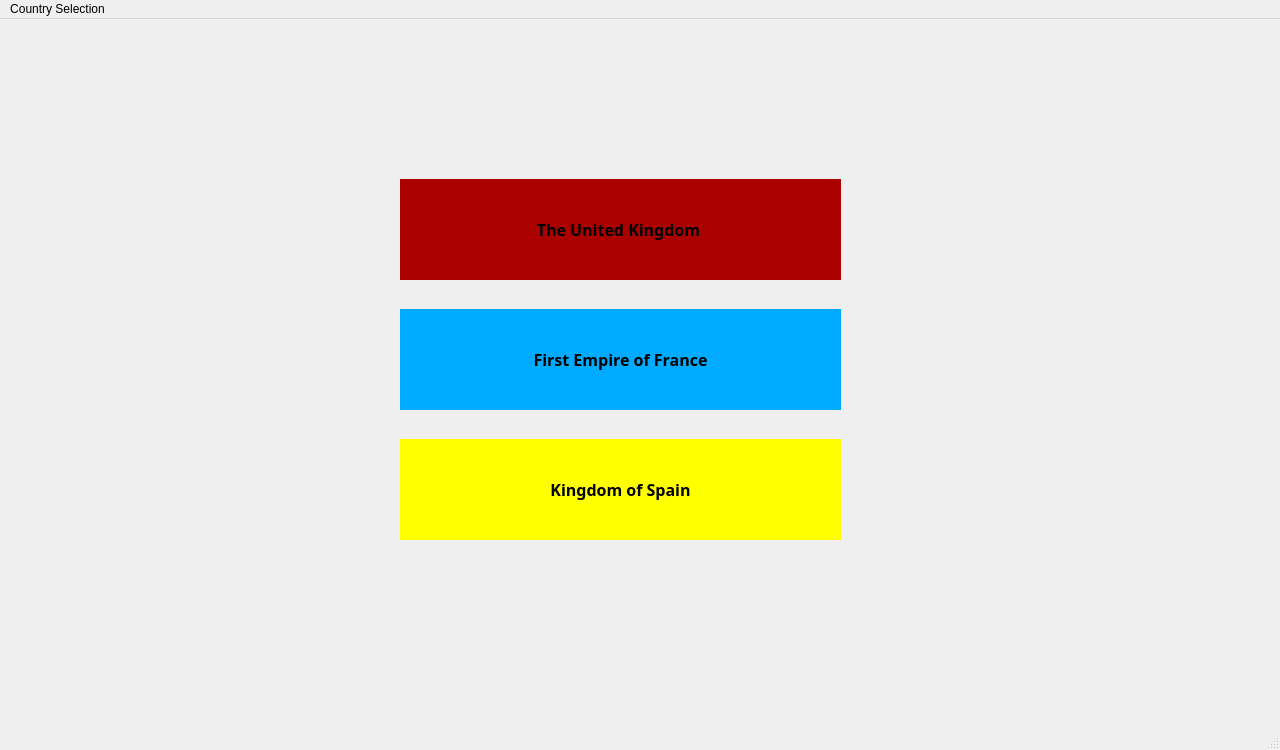
<?xml version="1.0" encoding="UTF-8"?>
<ui version="4.0">
 <class>CountrySelectionWindow</class>
 <widget class="QMainWindow" name="CountrySelectionWindow">
  <property name="geometry">
   <rect>
    <x>0</x>
    <y>0</y>
    <width>1280</width>
    <height>750</height>
   </rect>
  </property>
  <property name="windowTitle">
   <string>MainWindow</string>
  </property>
  <widget class="QWidget" name="centralwidget">
   <widget class="QPushButton" name="England_Button">
    <property name="geometry">
     <rect>
      <x>400</x>
      <y>160</y>
      <width>441</width>
      <height>101</height>
     </rect>
    </property>
    <property name="palette">
     <palette>
      <active>
       <colorrole role="WindowText">
        <brush brushstyle="SolidPattern">
         <color alpha="255">
          <red>0</red>
          <green>0</green>
          <blue>0</blue>
         </color>
        </brush>
       </colorrole>
       <colorrole role="Button">
        <brush brushstyle="SolidPattern">
         <color alpha="255">
          <red>170</red>
          <green>0</green>
          <blue>0</blue>
         </color>
        </brush>
       </colorrole>
       <colorrole role="Light">
        <brush brushstyle="SolidPattern">
         <color alpha="255">
          <red>255</red>
          <green>0</green>
          <blue>0</blue>
         </color>
        </brush>
       </colorrole>
       <colorrole role="Midlight">
        <brush brushstyle="SolidPattern">
         <color alpha="255">
          <red>212</red>
          <green>0</green>
          <blue>0</blue>
         </color>
        </brush>
       </colorrole>
       <colorrole role="Dark">
        <brush brushstyle="SolidPattern">
         <color alpha="255">
          <red>85</red>
          <green>0</green>
          <blue>0</blue>
         </color>
        </brush>
       </colorrole>
       <colorrole role="Mid">
        <brush brushstyle="SolidPattern">
         <color alpha="255">
          <red>113</red>
          <green>0</green>
          <blue>0</blue>
         </color>
        </brush>
       </colorrole>
       <colorrole role="Text">
        <brush brushstyle="SolidPattern">
         <color alpha="255">
          <red>0</red>
          <green>0</green>
          <blue>0</blue>
         </color>
        </brush>
       </colorrole>
       <colorrole role="BrightText">
        <brush brushstyle="SolidPattern">
         <color alpha="255">
          <red>255</red>
          <green>255</green>
          <blue>255</blue>
         </color>
        </brush>
       </colorrole>
       <colorrole role="ButtonText">
        <brush brushstyle="SolidPattern">
         <color alpha="255">
          <red>0</red>
          <green>0</green>
          <blue>0</blue>
         </color>
        </brush>
       </colorrole>
       <colorrole role="Base">
        <brush brushstyle="SolidPattern">
         <color alpha="255">
          <red>255</red>
          <green>255</green>
          <blue>255</blue>
         </color>
        </brush>
       </colorrole>
       <colorrole role="Window">
        <brush brushstyle="SolidPattern">
         <color alpha="255">
          <red>170</red>
          <green>0</green>
          <blue>0</blue>
         </color>
        </brush>
       </colorrole>
       <colorrole role="Shadow">
        <brush brushstyle="SolidPattern">
         <color alpha="255">
          <red>0</red>
          <green>0</green>
          <blue>0</blue>
         </color>
        </brush>
       </colorrole>
       <colorrole role="AlternateBase">
        <brush brushstyle="SolidPattern">
         <color alpha="255">
          <red>212</red>
          <green>127</green>
          <blue>127</blue>
         </color>
        </brush>
       </colorrole>
       <colorrole role="ToolTipBase">
        <brush brushstyle="SolidPattern">
         <color alpha="255">
          <red>255</red>
          <green>255</green>
          <blue>220</blue>
         </color>
        </brush>
       </colorrole>
       <colorrole role="ToolTipText">
        <brush brushstyle="SolidPattern">
         <color alpha="255">
          <red>0</red>
          <green>0</green>
          <blue>0</blue>
         </color>
        </brush>
       </colorrole>
      </active>
      <inactive>
       <colorrole role="WindowText">
        <brush brushstyle="SolidPattern">
         <color alpha="255">
          <red>0</red>
          <green>0</green>
          <blue>0</blue>
         </color>
        </brush>
       </colorrole>
       <colorrole role="Button">
        <brush brushstyle="SolidPattern">
         <color alpha="255">
          <red>170</red>
          <green>0</green>
          <blue>0</blue>
         </color>
        </brush>
       </colorrole>
       <colorrole role="Light">
        <brush brushstyle="SolidPattern">
         <color alpha="255">
          <red>255</red>
          <green>0</green>
          <blue>0</blue>
         </color>
        </brush>
       </colorrole>
       <colorrole role="Midlight">
        <brush brushstyle="SolidPattern">
         <color alpha="255">
          <red>212</red>
          <green>0</green>
          <blue>0</blue>
         </color>
        </brush>
       </colorrole>
       <colorrole role="Dark">
        <brush brushstyle="SolidPattern">
         <color alpha="255">
          <red>85</red>
          <green>0</green>
          <blue>0</blue>
         </color>
        </brush>
       </colorrole>
       <colorrole role="Mid">
        <brush brushstyle="SolidPattern">
         <color alpha="255">
          <red>113</red>
          <green>0</green>
          <blue>0</blue>
         </color>
        </brush>
       </colorrole>
       <colorrole role="Text">
        <brush brushstyle="SolidPattern">
         <color alpha="255">
          <red>0</red>
          <green>0</green>
          <blue>0</blue>
         </color>
        </brush>
       </colorrole>
       <colorrole role="BrightText">
        <brush brushstyle="SolidPattern">
         <color alpha="255">
          <red>255</red>
          <green>255</green>
          <blue>255</blue>
         </color>
        </brush>
       </colorrole>
       <colorrole role="ButtonText">
        <brush brushstyle="SolidPattern">
         <color alpha="255">
          <red>0</red>
          <green>0</green>
          <blue>0</blue>
         </color>
        </brush>
       </colorrole>
       <colorrole role="Base">
        <brush brushstyle="SolidPattern">
         <color alpha="255">
          <red>255</red>
          <green>255</green>
          <blue>255</blue>
         </color>
        </brush>
       </colorrole>
       <colorrole role="Window">
        <brush brushstyle="SolidPattern">
         <color alpha="255">
          <red>170</red>
          <green>0</green>
          <blue>0</blue>
         </color>
        </brush>
       </colorrole>
       <colorrole role="Shadow">
        <brush brushstyle="SolidPattern">
         <color alpha="255">
          <red>0</red>
          <green>0</green>
          <blue>0</blue>
         </color>
        </brush>
       </colorrole>
       <colorrole role="AlternateBase">
        <brush brushstyle="SolidPattern">
         <color alpha="255">
          <red>212</red>
          <green>127</green>
          <blue>127</blue>
         </color>
        </brush>
       </colorrole>
       <colorrole role="ToolTipBase">
        <brush brushstyle="SolidPattern">
         <color alpha="255">
          <red>255</red>
          <green>255</green>
          <blue>220</blue>
         </color>
        </brush>
       </colorrole>
       <colorrole role="ToolTipText">
        <brush brushstyle="SolidPattern">
         <color alpha="255">
          <red>0</red>
          <green>0</green>
          <blue>0</blue>
         </color>
        </brush>
       </colorrole>
      </inactive>
      <disabled>
       <colorrole role="WindowText">
        <brush brushstyle="SolidPattern">
         <color alpha="255">
          <red>85</red>
          <green>0</green>
          <blue>0</blue>
         </color>
        </brush>
       </colorrole>
       <colorrole role="Button">
        <brush brushstyle="SolidPattern">
         <color alpha="255">
          <red>170</red>
          <green>0</green>
          <blue>0</blue>
         </color>
        </brush>
       </colorrole>
       <colorrole role="Light">
        <brush brushstyle="SolidPattern">
         <color alpha="255">
          <red>255</red>
          <green>0</green>
          <blue>0</blue>
         </color>
        </brush>
       </colorrole>
       <colorrole role="Midlight">
        <brush brushstyle="SolidPattern">
         <color alpha="255">
          <red>212</red>
          <green>0</green>
          <blue>0</blue>
         </color>
        </brush>
       </colorrole>
       <colorrole role="Dark">
        <brush brushstyle="SolidPattern">
         <color alpha="255">
          <red>85</red>
          <green>0</green>
          <blue>0</blue>
         </color>
        </brush>
       </colorrole>
       <colorrole role="Mid">
        <brush brushstyle="SolidPattern">
         <color alpha="255">
          <red>113</red>
          <green>0</green>
          <blue>0</blue>
         </color>
        </brush>
       </colorrole>
       <colorrole role="Text">
        <brush brushstyle="SolidPattern">
         <color alpha="255">
          <red>85</red>
          <green>0</green>
          <blue>0</blue>
         </color>
        </brush>
       </colorrole>
       <colorrole role="BrightText">
        <brush brushstyle="SolidPattern">
         <color alpha="255">
          <red>255</red>
          <green>255</green>
          <blue>255</blue>
         </color>
        </brush>
       </colorrole>
       <colorrole role="ButtonText">
        <brush brushstyle="SolidPattern">
         <color alpha="255">
          <red>85</red>
          <green>0</green>
          <blue>0</blue>
         </color>
        </brush>
       </colorrole>
       <colorrole role="Base">
        <brush brushstyle="SolidPattern">
         <color alpha="255">
          <red>170</red>
          <green>0</green>
          <blue>0</blue>
         </color>
        </brush>
       </colorrole>
       <colorrole role="Window">
        <brush brushstyle="SolidPattern">
         <color alpha="255">
          <red>170</red>
          <green>0</green>
          <blue>0</blue>
         </color>
        </brush>
       </colorrole>
       <colorrole role="Shadow">
        <brush brushstyle="SolidPattern">
         <color alpha="255">
          <red>0</red>
          <green>0</green>
          <blue>0</blue>
         </color>
        </brush>
       </colorrole>
       <colorrole role="AlternateBase">
        <brush brushstyle="SolidPattern">
         <color alpha="255">
          <red>170</red>
          <green>0</green>
          <blue>0</blue>
         </color>
        </brush>
       </colorrole>
       <colorrole role="ToolTipBase">
        <brush brushstyle="SolidPattern">
         <color alpha="255">
          <red>255</red>
          <green>255</green>
          <blue>220</blue>
         </color>
        </brush>
       </colorrole>
       <colorrole role="ToolTipText">
        <brush brushstyle="SolidPattern">
         <color alpha="255">
          <red>0</red>
          <green>0</green>
          <blue>0</blue>
         </color>
        </brush>
       </colorrole>
      </disabled>
     </palette>
    </property>
    <property name="font">
     <font>
      <family>Berlin Sans FB</family>
      <pointsize>12</pointsize>
      <weight>75</weight>
      <bold>true</bold>
     </font>
    </property>
    <property name="autoFillBackground">
     <bool>true</bool>
    </property>
    <property name="text">
     <string>The United Kingdom </string>
    </property>
    <property name="flat">
     <bool>true</bool>
    </property>
   </widget>
   <widget class="QPushButton" name="France_Button">
    <property name="geometry">
     <rect>
      <x>400</x>
      <y>290</y>
      <width>441</width>
      <height>101</height>
     </rect>
    </property>
    <property name="palette">
     <palette>
      <active>
       <colorrole role="WindowText">
        <brush brushstyle="SolidPattern">
         <color alpha="255">
          <red>0</red>
          <green>0</green>
          <blue>0</blue>
         </color>
        </brush>
       </colorrole>
       <colorrole role="Button">
        <brush brushstyle="SolidPattern">
         <color alpha="255">
          <red>0</red>
          <green>170</green>
          <blue>255</blue>
         </color>
        </brush>
       </colorrole>
       <colorrole role="Light">
        <brush brushstyle="SolidPattern">
         <color alpha="255">
          <red>127</red>
          <green>213</green>
          <blue>255</blue>
         </color>
        </brush>
       </colorrole>
       <colorrole role="Midlight">
        <brush brushstyle="SolidPattern">
         <color alpha="255">
          <red>63</red>
          <green>191</green>
          <blue>255</blue>
         </color>
        </brush>
       </colorrole>
       <colorrole role="Dark">
        <brush brushstyle="SolidPattern">
         <color alpha="255">
          <red>0</red>
          <green>85</green>
          <blue>127</blue>
         </color>
        </brush>
       </colorrole>
       <colorrole role="Mid">
        <brush brushstyle="SolidPattern">
         <color alpha="255">
          <red>0</red>
          <green>113</green>
          <blue>170</blue>
         </color>
        </brush>
       </colorrole>
       <colorrole role="Text">
        <brush brushstyle="SolidPattern">
         <color alpha="255">
          <red>0</red>
          <green>0</green>
          <blue>0</blue>
         </color>
        </brush>
       </colorrole>
       <colorrole role="BrightText">
        <brush brushstyle="SolidPattern">
         <color alpha="255">
          <red>255</red>
          <green>255</green>
          <blue>255</blue>
         </color>
        </brush>
       </colorrole>
       <colorrole role="ButtonText">
        <brush brushstyle="SolidPattern">
         <color alpha="255">
          <red>0</red>
          <green>0</green>
          <blue>0</blue>
         </color>
        </brush>
       </colorrole>
       <colorrole role="Base">
        <brush brushstyle="SolidPattern">
         <color alpha="255">
          <red>255</red>
          <green>255</green>
          <blue>255</blue>
         </color>
        </brush>
       </colorrole>
       <colorrole role="Window">
        <brush brushstyle="SolidPattern">
         <color alpha="255">
          <red>0</red>
          <green>170</green>
          <blue>255</blue>
         </color>
        </brush>
       </colorrole>
       <colorrole role="Shadow">
        <brush brushstyle="SolidPattern">
         <color alpha="255">
          <red>0</red>
          <green>0</green>
          <blue>0</blue>
         </color>
        </brush>
       </colorrole>
       <colorrole role="AlternateBase">
        <brush brushstyle="SolidPattern">
         <color alpha="255">
          <red>127</red>
          <green>212</green>
          <blue>255</blue>
         </color>
        </brush>
       </colorrole>
       <colorrole role="ToolTipBase">
        <brush brushstyle="SolidPattern">
         <color alpha="255">
          <red>255</red>
          <green>255</green>
          <blue>220</blue>
         </color>
        </brush>
       </colorrole>
       <colorrole role="ToolTipText">
        <brush brushstyle="SolidPattern">
         <color alpha="255">
          <red>0</red>
          <green>0</green>
          <blue>0</blue>
         </color>
        </brush>
       </colorrole>
      </active>
      <inactive>
       <colorrole role="WindowText">
        <brush brushstyle="SolidPattern">
         <color alpha="255">
          <red>0</red>
          <green>0</green>
          <blue>0</blue>
         </color>
        </brush>
       </colorrole>
       <colorrole role="Button">
        <brush brushstyle="SolidPattern">
         <color alpha="255">
          <red>0</red>
          <green>170</green>
          <blue>255</blue>
         </color>
        </brush>
       </colorrole>
       <colorrole role="Light">
        <brush brushstyle="SolidPattern">
         <color alpha="255">
          <red>127</red>
          <green>213</green>
          <blue>255</blue>
         </color>
        </brush>
       </colorrole>
       <colorrole role="Midlight">
        <brush brushstyle="SolidPattern">
         <color alpha="255">
          <red>63</red>
          <green>191</green>
          <blue>255</blue>
         </color>
        </brush>
       </colorrole>
       <colorrole role="Dark">
        <brush brushstyle="SolidPattern">
         <color alpha="255">
          <red>0</red>
          <green>85</green>
          <blue>127</blue>
         </color>
        </brush>
       </colorrole>
       <colorrole role="Mid">
        <brush brushstyle="SolidPattern">
         <color alpha="255">
          <red>0</red>
          <green>113</green>
          <blue>170</blue>
         </color>
        </brush>
       </colorrole>
       <colorrole role="Text">
        <brush brushstyle="SolidPattern">
         <color alpha="255">
          <red>0</red>
          <green>0</green>
          <blue>0</blue>
         </color>
        </brush>
       </colorrole>
       <colorrole role="BrightText">
        <brush brushstyle="SolidPattern">
         <color alpha="255">
          <red>255</red>
          <green>255</green>
          <blue>255</blue>
         </color>
        </brush>
       </colorrole>
       <colorrole role="ButtonText">
        <brush brushstyle="SolidPattern">
         <color alpha="255">
          <red>0</red>
          <green>0</green>
          <blue>0</blue>
         </color>
        </brush>
       </colorrole>
       <colorrole role="Base">
        <brush brushstyle="SolidPattern">
         <color alpha="255">
          <red>255</red>
          <green>255</green>
          <blue>255</blue>
         </color>
        </brush>
       </colorrole>
       <colorrole role="Window">
        <brush brushstyle="SolidPattern">
         <color alpha="255">
          <red>0</red>
          <green>170</green>
          <blue>255</blue>
         </color>
        </brush>
       </colorrole>
       <colorrole role="Shadow">
        <brush brushstyle="SolidPattern">
         <color alpha="255">
          <red>0</red>
          <green>0</green>
          <blue>0</blue>
         </color>
        </brush>
       </colorrole>
       <colorrole role="AlternateBase">
        <brush brushstyle="SolidPattern">
         <color alpha="255">
          <red>127</red>
          <green>212</green>
          <blue>255</blue>
         </color>
        </brush>
       </colorrole>
       <colorrole role="ToolTipBase">
        <brush brushstyle="SolidPattern">
         <color alpha="255">
          <red>255</red>
          <green>255</green>
          <blue>220</blue>
         </color>
        </brush>
       </colorrole>
       <colorrole role="ToolTipText">
        <brush brushstyle="SolidPattern">
         <color alpha="255">
          <red>0</red>
          <green>0</green>
          <blue>0</blue>
         </color>
        </brush>
       </colorrole>
      </inactive>
      <disabled>
       <colorrole role="WindowText">
        <brush brushstyle="SolidPattern">
         <color alpha="255">
          <red>0</red>
          <green>85</green>
          <blue>127</blue>
         </color>
        </brush>
       </colorrole>
       <colorrole role="Button">
        <brush brushstyle="SolidPattern">
         <color alpha="255">
          <red>0</red>
          <green>170</green>
          <blue>255</blue>
         </color>
        </brush>
       </colorrole>
       <colorrole role="Light">
        <brush brushstyle="SolidPattern">
         <color alpha="255">
          <red>127</red>
          <green>213</green>
          <blue>255</blue>
         </color>
        </brush>
       </colorrole>
       <colorrole role="Midlight">
        <brush brushstyle="SolidPattern">
         <color alpha="255">
          <red>63</red>
          <green>191</green>
          <blue>255</blue>
         </color>
        </brush>
       </colorrole>
       <colorrole role="Dark">
        <brush brushstyle="SolidPattern">
         <color alpha="255">
          <red>0</red>
          <green>85</green>
          <blue>127</blue>
         </color>
        </brush>
       </colorrole>
       <colorrole role="Mid">
        <brush brushstyle="SolidPattern">
         <color alpha="255">
          <red>0</red>
          <green>113</green>
          <blue>170</blue>
         </color>
        </brush>
       </colorrole>
       <colorrole role="Text">
        <brush brushstyle="SolidPattern">
         <color alpha="255">
          <red>0</red>
          <green>85</green>
          <blue>127</blue>
         </color>
        </brush>
       </colorrole>
       <colorrole role="BrightText">
        <brush brushstyle="SolidPattern">
         <color alpha="255">
          <red>255</red>
          <green>255</green>
          <blue>255</blue>
         </color>
        </brush>
       </colorrole>
       <colorrole role="ButtonText">
        <brush brushstyle="SolidPattern">
         <color alpha="255">
          <red>0</red>
          <green>85</green>
          <blue>127</blue>
         </color>
        </brush>
       </colorrole>
       <colorrole role="Base">
        <brush brushstyle="SolidPattern">
         <color alpha="255">
          <red>0</red>
          <green>170</green>
          <blue>255</blue>
         </color>
        </brush>
       </colorrole>
       <colorrole role="Window">
        <brush brushstyle="SolidPattern">
         <color alpha="255">
          <red>0</red>
          <green>170</green>
          <blue>255</blue>
         </color>
        </brush>
       </colorrole>
       <colorrole role="Shadow">
        <brush brushstyle="SolidPattern">
         <color alpha="255">
          <red>0</red>
          <green>0</green>
          <blue>0</blue>
         </color>
        </brush>
       </colorrole>
       <colorrole role="AlternateBase">
        <brush brushstyle="SolidPattern">
         <color alpha="255">
          <red>0</red>
          <green>170</green>
          <blue>255</blue>
         </color>
        </brush>
       </colorrole>
       <colorrole role="ToolTipBase">
        <brush brushstyle="SolidPattern">
         <color alpha="255">
          <red>255</red>
          <green>255</green>
          <blue>220</blue>
         </color>
        </brush>
       </colorrole>
       <colorrole role="ToolTipText">
        <brush brushstyle="SolidPattern">
         <color alpha="255">
          <red>0</red>
          <green>0</green>
          <blue>0</blue>
         </color>
        </brush>
       </colorrole>
      </disabled>
     </palette>
    </property>
    <property name="font">
     <font>
      <family>Berlin Sans FB</family>
      <pointsize>12</pointsize>
      <weight>75</weight>
      <bold>true</bold>
     </font>
    </property>
    <property name="autoFillBackground">
     <bool>true</bool>
    </property>
    <property name="text">
     <string>First Empire of France</string>
    </property>
    <property name="flat">
     <bool>true</bool>
    </property>
   </widget>
   <widget class="QPushButton" name="Spain_Button">
    <property name="geometry">
     <rect>
      <x>400</x>
      <y>420</y>
      <width>441</width>
      <height>101</height>
     </rect>
    </property>
    <property name="palette">
     <palette>
      <active>
       <colorrole role="WindowText">
        <brush brushstyle="SolidPattern">
         <color alpha="255">
          <red>0</red>
          <green>0</green>
          <blue>0</blue>
         </color>
        </brush>
       </colorrole>
       <colorrole role="Button">
        <brush brushstyle="SolidPattern">
         <color alpha="255">
          <red>255</red>
          <green>255</green>
          <blue>0</blue>
         </color>
        </brush>
       </colorrole>
       <colorrole role="Light">
        <brush brushstyle="SolidPattern">
         <color alpha="255">
          <red>255</red>
          <green>255</green>
          <blue>127</blue>
         </color>
        </brush>
       </colorrole>
       <colorrole role="Midlight">
        <brush brushstyle="SolidPattern">
         <color alpha="255">
          <red>255</red>
          <green>255</green>
          <blue>63</blue>
         </color>
        </brush>
       </colorrole>
       <colorrole role="Dark">
        <brush brushstyle="SolidPattern">
         <color alpha="255">
          <red>127</red>
          <green>127</green>
          <blue>0</blue>
         </color>
        </brush>
       </colorrole>
       <colorrole role="Mid">
        <brush brushstyle="SolidPattern">
         <color alpha="255">
          <red>170</red>
          <green>170</green>
          <blue>0</blue>
         </color>
        </brush>
       </colorrole>
       <colorrole role="Text">
        <brush brushstyle="SolidPattern">
         <color alpha="255">
          <red>0</red>
          <green>0</green>
          <blue>0</blue>
         </color>
        </brush>
       </colorrole>
       <colorrole role="BrightText">
        <brush brushstyle="SolidPattern">
         <color alpha="255">
          <red>255</red>
          <green>255</green>
          <blue>255</blue>
         </color>
        </brush>
       </colorrole>
       <colorrole role="ButtonText">
        <brush brushstyle="SolidPattern">
         <color alpha="255">
          <red>0</red>
          <green>0</green>
          <blue>0</blue>
         </color>
        </brush>
       </colorrole>
       <colorrole role="Base">
        <brush brushstyle="SolidPattern">
         <color alpha="255">
          <red>255</red>
          <green>255</green>
          <blue>255</blue>
         </color>
        </brush>
       </colorrole>
       <colorrole role="Window">
        <brush brushstyle="SolidPattern">
         <color alpha="255">
          <red>255</red>
          <green>255</green>
          <blue>0</blue>
         </color>
        </brush>
       </colorrole>
       <colorrole role="Shadow">
        <brush brushstyle="SolidPattern">
         <color alpha="255">
          <red>0</red>
          <green>0</green>
          <blue>0</blue>
         </color>
        </brush>
       </colorrole>
       <colorrole role="AlternateBase">
        <brush brushstyle="SolidPattern">
         <color alpha="255">
          <red>255</red>
          <green>255</green>
          <blue>127</blue>
         </color>
        </brush>
       </colorrole>
       <colorrole role="ToolTipBase">
        <brush brushstyle="SolidPattern">
         <color alpha="255">
          <red>255</red>
          <green>255</green>
          <blue>220</blue>
         </color>
        </brush>
       </colorrole>
       <colorrole role="ToolTipText">
        <brush brushstyle="SolidPattern">
         <color alpha="255">
          <red>0</red>
          <green>0</green>
          <blue>0</blue>
         </color>
        </brush>
       </colorrole>
      </active>
      <inactive>
       <colorrole role="WindowText">
        <brush brushstyle="SolidPattern">
         <color alpha="255">
          <red>0</red>
          <green>0</green>
          <blue>0</blue>
         </color>
        </brush>
       </colorrole>
       <colorrole role="Button">
        <brush brushstyle="SolidPattern">
         <color alpha="255">
          <red>255</red>
          <green>255</green>
          <blue>0</blue>
         </color>
        </brush>
       </colorrole>
       <colorrole role="Light">
        <brush brushstyle="SolidPattern">
         <color alpha="255">
          <red>255</red>
          <green>255</green>
          <blue>127</blue>
         </color>
        </brush>
       </colorrole>
       <colorrole role="Midlight">
        <brush brushstyle="SolidPattern">
         <color alpha="255">
          <red>255</red>
          <green>255</green>
          <blue>63</blue>
         </color>
        </brush>
       </colorrole>
       <colorrole role="Dark">
        <brush brushstyle="SolidPattern">
         <color alpha="255">
          <red>127</red>
          <green>127</green>
          <blue>0</blue>
         </color>
        </brush>
       </colorrole>
       <colorrole role="Mid">
        <brush brushstyle="SolidPattern">
         <color alpha="255">
          <red>170</red>
          <green>170</green>
          <blue>0</blue>
         </color>
        </brush>
       </colorrole>
       <colorrole role="Text">
        <brush brushstyle="SolidPattern">
         <color alpha="255">
          <red>0</red>
          <green>0</green>
          <blue>0</blue>
         </color>
        </brush>
       </colorrole>
       <colorrole role="BrightText">
        <brush brushstyle="SolidPattern">
         <color alpha="255">
          <red>255</red>
          <green>255</green>
          <blue>255</blue>
         </color>
        </brush>
       </colorrole>
       <colorrole role="ButtonText">
        <brush brushstyle="SolidPattern">
         <color alpha="255">
          <red>0</red>
          <green>0</green>
          <blue>0</blue>
         </color>
        </brush>
       </colorrole>
       <colorrole role="Base">
        <brush brushstyle="SolidPattern">
         <color alpha="255">
          <red>255</red>
          <green>255</green>
          <blue>255</blue>
         </color>
        </brush>
       </colorrole>
       <colorrole role="Window">
        <brush brushstyle="SolidPattern">
         <color alpha="255">
          <red>255</red>
          <green>255</green>
          <blue>0</blue>
         </color>
        </brush>
       </colorrole>
       <colorrole role="Shadow">
        <brush brushstyle="SolidPattern">
         <color alpha="255">
          <red>0</red>
          <green>0</green>
          <blue>0</blue>
         </color>
        </brush>
       </colorrole>
       <colorrole role="AlternateBase">
        <brush brushstyle="SolidPattern">
         <color alpha="255">
          <red>255</red>
          <green>255</green>
          <blue>127</blue>
         </color>
        </brush>
       </colorrole>
       <colorrole role="ToolTipBase">
        <brush brushstyle="SolidPattern">
         <color alpha="255">
          <red>255</red>
          <green>255</green>
          <blue>220</blue>
         </color>
        </brush>
       </colorrole>
       <colorrole role="ToolTipText">
        <brush brushstyle="SolidPattern">
         <color alpha="255">
          <red>0</red>
          <green>0</green>
          <blue>0</blue>
         </color>
        </brush>
       </colorrole>
      </inactive>
      <disabled>
       <colorrole role="WindowText">
        <brush brushstyle="SolidPattern">
         <color alpha="255">
          <red>127</red>
          <green>127</green>
          <blue>0</blue>
         </color>
        </brush>
       </colorrole>
       <colorrole role="Button">
        <brush brushstyle="SolidPattern">
         <color alpha="255">
          <red>255</red>
          <green>255</green>
          <blue>0</blue>
         </color>
        </brush>
       </colorrole>
       <colorrole role="Light">
        <brush brushstyle="SolidPattern">
         <color alpha="255">
          <red>255</red>
          <green>255</green>
          <blue>127</blue>
         </color>
        </brush>
       </colorrole>
       <colorrole role="Midlight">
        <brush brushstyle="SolidPattern">
         <color alpha="255">
          <red>255</red>
          <green>255</green>
          <blue>63</blue>
         </color>
        </brush>
       </colorrole>
       <colorrole role="Dark">
        <brush brushstyle="SolidPattern">
         <color alpha="255">
          <red>127</red>
          <green>127</green>
          <blue>0</blue>
         </color>
        </brush>
       </colorrole>
       <colorrole role="Mid">
        <brush brushstyle="SolidPattern">
         <color alpha="255">
          <red>170</red>
          <green>170</green>
          <blue>0</blue>
         </color>
        </brush>
       </colorrole>
       <colorrole role="Text">
        <brush brushstyle="SolidPattern">
         <color alpha="255">
          <red>127</red>
          <green>127</green>
          <blue>0</blue>
         </color>
        </brush>
       </colorrole>
       <colorrole role="BrightText">
        <brush brushstyle="SolidPattern">
         <color alpha="255">
          <red>255</red>
          <green>255</green>
          <blue>255</blue>
         </color>
        </brush>
       </colorrole>
       <colorrole role="ButtonText">
        <brush brushstyle="SolidPattern">
         <color alpha="255">
          <red>127</red>
          <green>127</green>
          <blue>0</blue>
         </color>
        </brush>
       </colorrole>
       <colorrole role="Base">
        <brush brushstyle="SolidPattern">
         <color alpha="255">
          <red>255</red>
          <green>255</green>
          <blue>0</blue>
         </color>
        </brush>
       </colorrole>
       <colorrole role="Window">
        <brush brushstyle="SolidPattern">
         <color alpha="255">
          <red>255</red>
          <green>255</green>
          <blue>0</blue>
         </color>
        </brush>
       </colorrole>
       <colorrole role="Shadow">
        <brush brushstyle="SolidPattern">
         <color alpha="255">
          <red>0</red>
          <green>0</green>
          <blue>0</blue>
         </color>
        </brush>
       </colorrole>
       <colorrole role="AlternateBase">
        <brush brushstyle="SolidPattern">
         <color alpha="255">
          <red>255</red>
          <green>255</green>
          <blue>0</blue>
         </color>
        </brush>
       </colorrole>
       <colorrole role="ToolTipBase">
        <brush brushstyle="SolidPattern">
         <color alpha="255">
          <red>255</red>
          <green>255</green>
          <blue>220</blue>
         </color>
        </brush>
       </colorrole>
       <colorrole role="ToolTipText">
        <brush brushstyle="SolidPattern">
         <color alpha="255">
          <red>0</red>
          <green>0</green>
          <blue>0</blue>
         </color>
        </brush>
       </colorrole>
      </disabled>
     </palette>
    </property>
    <property name="font">
     <font>
      <family>Berlin Sans FB</family>
      <pointsize>12</pointsize>
      <weight>75</weight>
      <bold>true</bold>
     </font>
    </property>
    <property name="autoFillBackground">
     <bool>true</bool>
    </property>
    <property name="text">
     <string>Kingdom of Spain</string>
    </property>
    <property name="flat">
     <bool>true</bool>
    </property>
   </widget>
  </widget>
  <widget class="QMenuBar" name="menubar">
   <property name="geometry">
    <rect>
     <x>0</x>
     <y>0</y>
     <width>1280</width>
     <height>26</height>
    </rect>
   </property>
   <widget class="QMenu" name="menuCountrySelection">
    <property name="title">
     <string>Country Selection</string>
    </property>
   </widget>
   <addaction name="menuCountrySelection"/>
  </widget>
  <widget class="QStatusBar" name="statusbar"/>
 </widget>
 <resources/>
 <connections/>
</ui>
